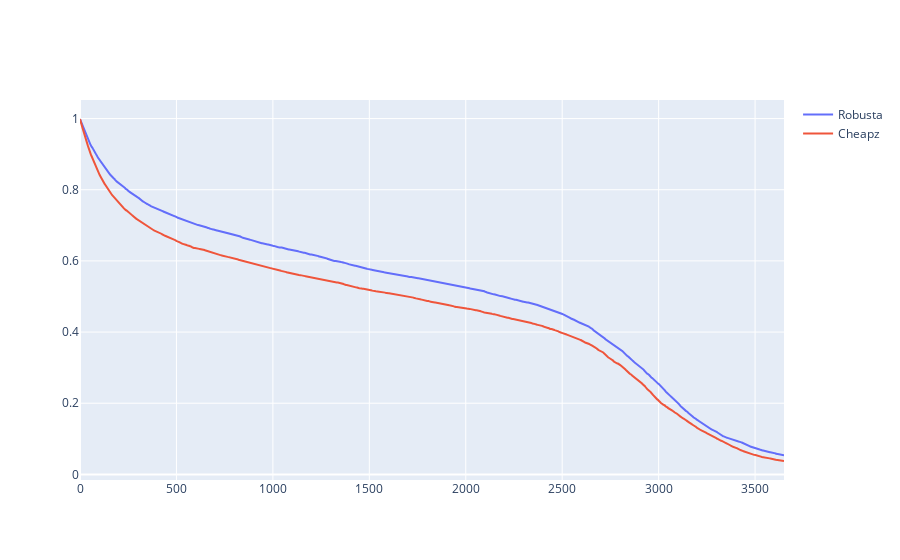

The notebook cell saved with this chart:
### Markdown cell above
For exemple, let's use Kaplan Meier to get a sense of the impact of the **brand**, by stratifying on this variable.

***Exercice*** <br>
Plot the stratified Kaplan Meier of the brand, i.e. for each different brand:
1. Filter the dataset on this brand
2. Estimate the survival probability with Kaplan Meier
3. Subplot this survival probability.

What are the limits of this method?

### Code cell
brands = df["brand"].unique()
fig_data = []
for brand in brands:
    df_brand = df.loc[df["brand"] == brand]
    times_, survival_probas_ = kaplan_meier_estimator(df_brand["event"], df_brand["duration"])
    fig_data.append(
        go.Scatter(x=times_, y=survival_probas_, name=brand)
    )
go.Figure(fig_data)

### Figure 1 — Plotly figure (JSON) as saved in the notebook; plotly's stock layout.template omitted (floating-point values rounded to 4 significant figures; data arrays with more than 128 entries replaced by an {"elided": "..."} marker saying what was removed)
{"data": [{"name": "Robusta", "type": "scatter", "x": {"elided": "2315 int values"}, "y": {"elided": "2315 float values"}}, {"name": "Cheapz", "type": "scatter", "x": {"elided": "2243 int values"}, "y": {"elided": "2243 float values"}}], "layout": {"autosize": true, "xaxis": {"autorange": true, "range": [0, 3650], "type": "linear"}, "yaxis": {"autorange": true, "range": [-0.0158, 1.052], "type": "linear"}}}
